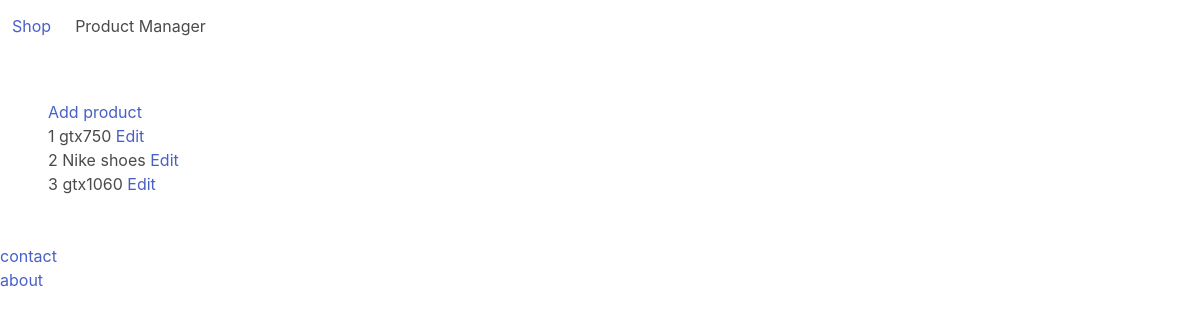
/productManager/, run on an earlier commit of the app's database.
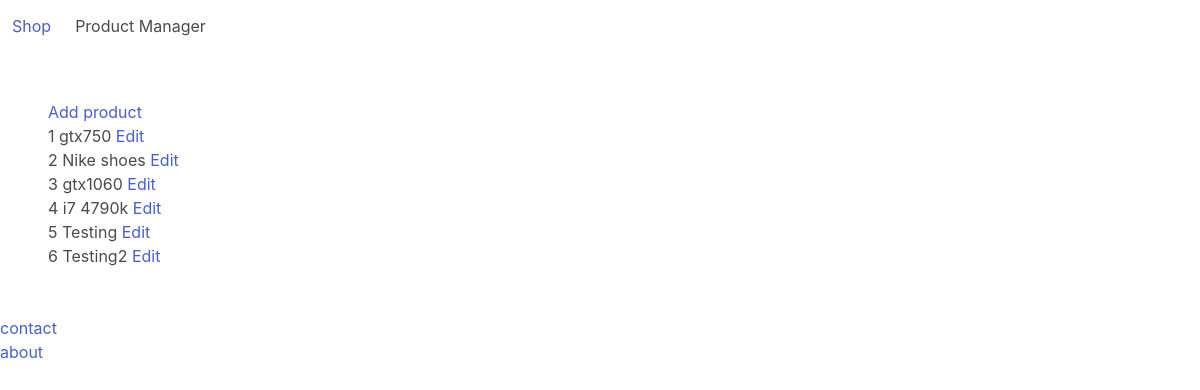
And on a later commit of the database.
### store/models.py (models this page shows, shortened)
class Product(models.Model):
      category = models.ForeignKey(Category, related_name='products', on_delete=models.CASCADE)
      title = models.CharField(max_length=255)
      slug = models.SlugField(max_length=255)
      description = models.TextField(blank=True, null=True)
      price = models.FloatField()
      id = models.AutoField(primary_key=True)

### core/views.py (the view)
# urls.py: path('productManager/', productManagePage, name="productManager"),
def productManagePage(request):
    products = Product.objects.all()
    context = {
        'products': products
    }
    return render(request, 'product.html', context)

### templates/product.html (shortened to what this page needs)
{% extends 'base.html'%}
{% block content %}
             <a href="{% url 'addProduct' %}" class="edit-button">Add product</a>
             <div class="product-list">
                 {% for product in products %}
                 <div class="product">
                     <span>{{ product.id }}</span>
                     <span>{{ product.title }}</span>
                     <a href="{% url 'editProduct' product.pk %}" class="edit-button">Edit</a>
                 </div>
                 {% endfor %}
             </div>
{% endblock%}

What changed in the data, as far as the page shows it:
added Product: id "4", title "i7 4790k"
added Product: id "5", title "Testing"
added Product: id "6", title "Testing2"
